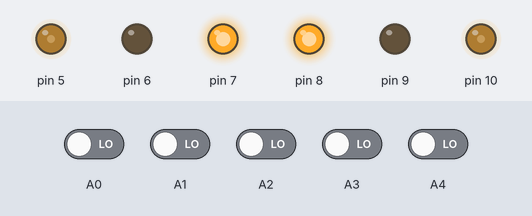
This sketch was run on a simulated Arduino Uno, built with avr-gcc and run on an emulated ATmega328P. Shown: output pins drawn as LEDs (lit = HIGH). The inputs (shaded band) are chosen by the test bench; at power-on: A0–4 LOW.

Above: at 1.2 s.
1.3 s: A2 driven HIGH
At 2.5 s:
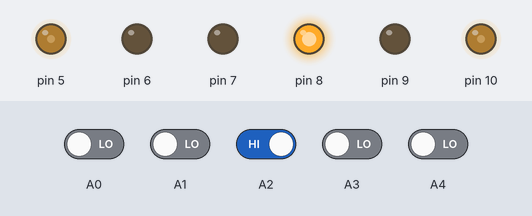
2.8 s: A2 driven LOW
At 3.7 s:
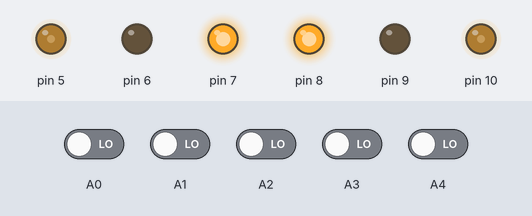
4.3 s: A0 driven HIGH and A1 driven HIGH and A2 driven HIGH
At 4.8 s:
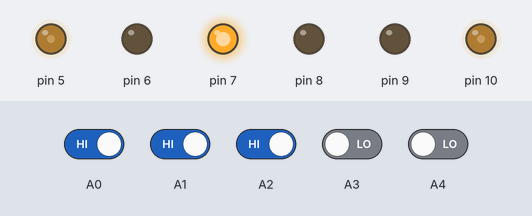
5.8 s: A0 driven LOW
At 7.2 s:
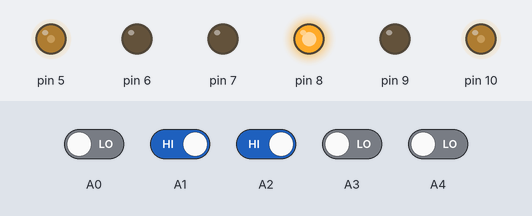
Timing chart, 0 to 8.3 s (numbered marks = the images above; inputs shaded):
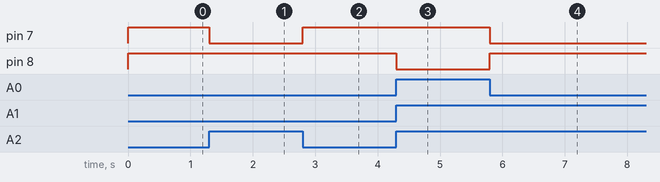

Measured:
- after the input at 1.3 s, pin 7: HIGH → LOW at once
- after the input at 2.8 s, pin 7: LOW → HIGH at once
- after the input at 4.3 s, pin 8: HIGH → LOW at once
- after the input at 5.8 s, pin 7: HIGH → LOW at once; pin 8: LOW → HIGH at once

The sketch:

SPEEDRUN_s_Code.ino
```cpp
void setup() {
  pinMode(A1, INPUT);
  pinMode(A2, INPUT);
  pinMode(A3, INPUT);
  pinMode(A4, INPUT);
  pinMode(A5, INPUT);
  pinMode(5, OUTPUT);
  pinMode(6, OUTPUT);
  pinMode(7, OUTPUT);
  pinMode(10, OUTPUT);
  pinMode(8, OUTPUT);
  pinMode(9, OUTPUT);
  analogWrite(5, 80);
  analogWrite(10, 80);
}


void loop() {
   //Forward(2)
  if (digitalRead(A2) > 0 && digitalRead(A0) > 0 && digitalRead(A1) > 0 && digitalRead(A3) > 0 && digitalRead(A4) > 0) {
    digitalWrite(6, 0);
    digitalWrite(7, 1);
    digitalWrite(8, 1);
    digitalWrite(9, 0);
  }

  //Forward
  else if ((digitalRead(A2) == 0) || (digitalRead(A0) == 0 && digitalRead(A1) == 0 && digitalRead(A2) == 0 && digitalRead(A3) == 0 && digitalRead(A4) == 0)) {
    digitalWrite(6, 0);
    digitalWrite(7, 1);
    digitalWrite(8, 1);
    digitalWrite(9, 0);
  }

  //Right
  else if ((digitalRead(A1) == 0) || (digitalRead(A0) == 0) || (digitalRead(A0) == 0 && digitalRead(A1) == 0)) {
    digitalWrite(6, 0);
    digitalWrite(7, 0);
    digitalWrite(8, 1);
    digitalWrite(9, 0);

  }

  //Left(Help Pls)
  else if ((digitalRead(A4) == 0) || (digitalRead(A5) == 0) || (digitalRead(A4) == 0 && digitalRead(A5) == 0)) {
    digitalWrite(6, 0);
    digitalWrite(7, 1);
    digitalWrite(8, 0);
    digitalWrite(9, 0);


  }

}
```
